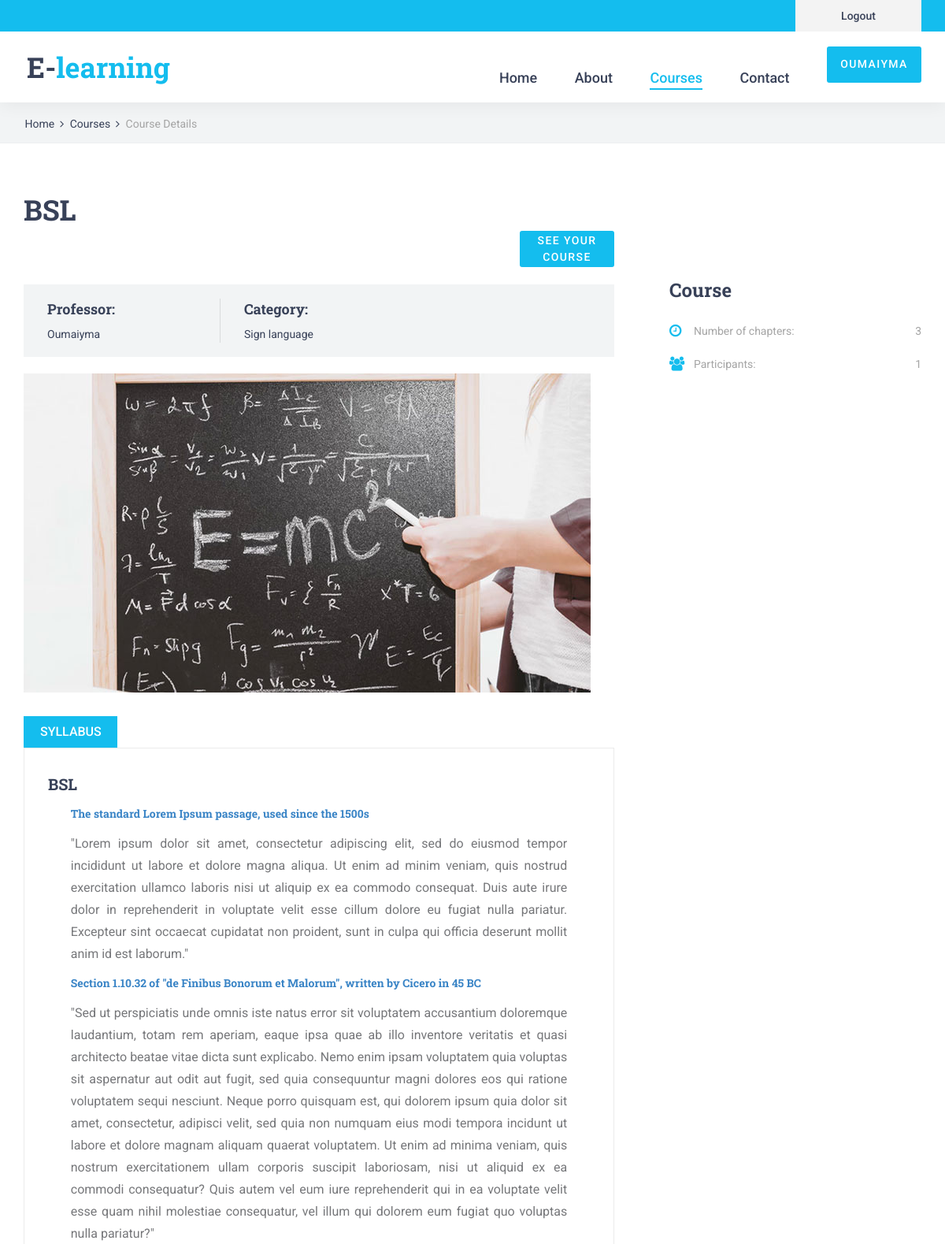
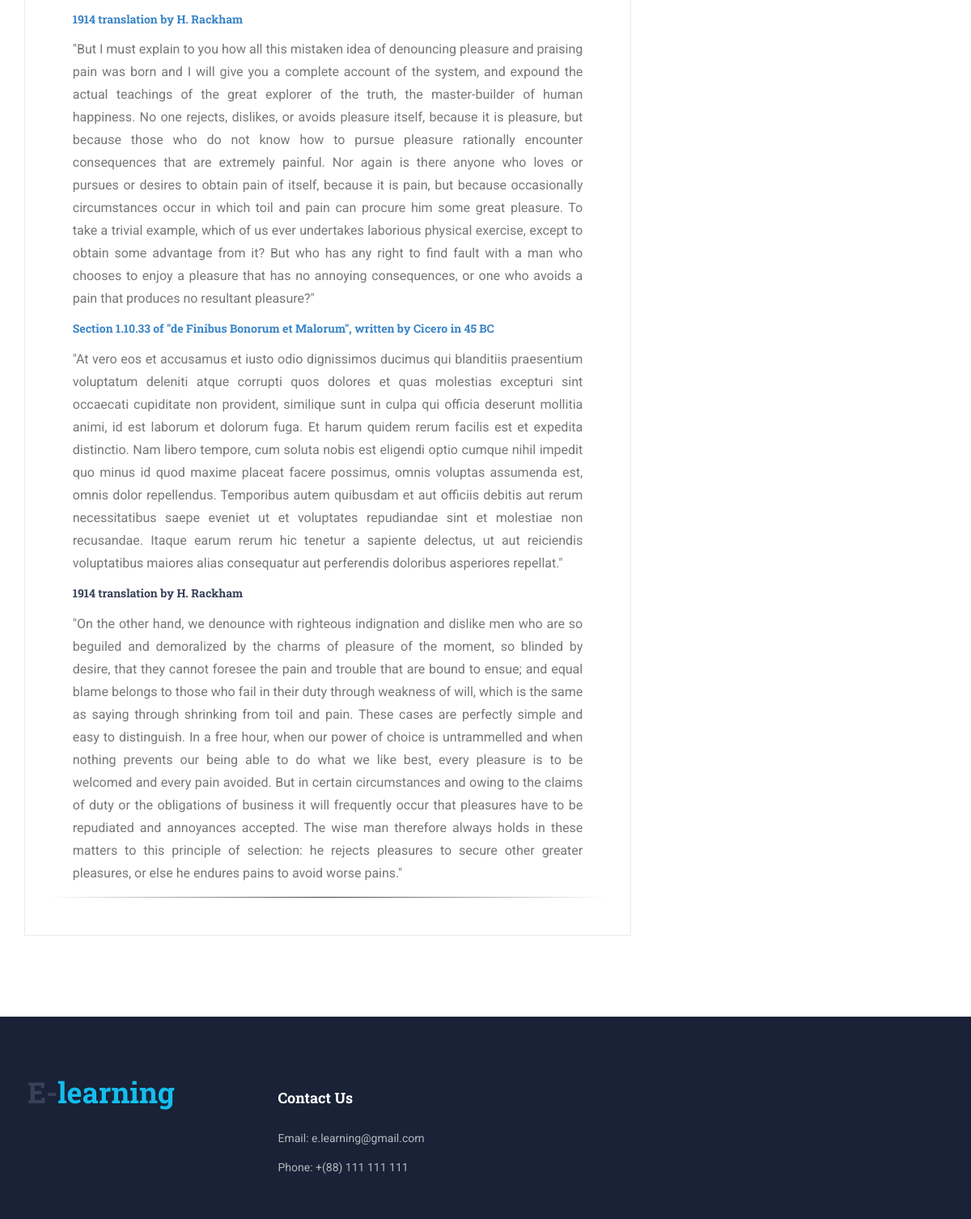
Page /Student/course/course.php?id=1 (signed in) on the committed database (2 pictures, top to bottom).
### tables this page shows
CREATE TABLE `account` (
  `id_account` int(15) NOT NULL,
  `full_name` varchar(30) DEFAULT NULL,
  `email` varchar(35) DEFAULT NULL,
  `password` varchar(11) NOT NULL,
  `date` date NOT NULL,
  `type` varchar(11) NOT NULL,
  `active` tinyint(1) NOT NULL
);

CREATE TABLE `course` (
  `id_course` int(15) NOT NULL,
  `name` varchar(60) NOT NULL,
  `description` varchar(50000) NOT NULL,
  `syllabus` mediumtext NOT NULL,
  `id_prof` int(15) NOT NULL,
  `image_course` varchar(100) NOT NULL,
  `id_category` int(11) NOT NULL,
  `active` tinyint(1) NOT NULL DEFAULT '1',
  `lunched` tinyint(1) NOT NULL DEFAULT '0',
  `release_date` date NOT NULL
);

CREATE TABLE `category` (
  `id_category` int(11) NOT NULL,
  `label_category` varchar(100) NOT NULL,
  `description` varchar(200) DEFAULT NULL,
  `active` tinyint(1) NOT NULL DEFAULT '1'
);

### Student/course/course.php (the view, shortened to what this page needs)
<?php
    include_once("../../Database/db_connection.php");
    $connected = "";
	if(isset($_SESSION["connected"])){
        $id_account = $_SESSION["id_account"];
        $connected = $_SESSION["connected"];
        $sql = "SELECT * from account where id_account = $id_account" ;
        $result = $conn->query($sql);
        while($row = $result->fetch_assoc()) {
            $id_account   = $row["id_account"];
            $full_name    = $row["full_name"];
        }
    }
?>
<!DOCTYPE html>
<html lang="en">
<head>
    <link rel="stylesheet" type="text/css" href="../styles/bootstrap4/bootstrap.min.css">
    <link href="../plugins/font-awesome-4.7.0/css/font-awesome.min.css" rel="stylesheet" type="text/css">
    <link href="../plugins/colorbox/colorbox.css" rel="stylesheet" type="text/css">
    <link rel="stylesheet" type="text/css" href="../plugins/OwlCarousel2-2.2.1/owl.carousel.css">
    <link rel="stylesheet" type="text/css" href="../plugins/OwlCarousel2-2.2.1/owl.theme.default.css">
    <link rel="stylesheet" type="text/css" href="../plugins/OwlCarousel2-2.2.1/animate.css">
    <link rel="stylesheet" type="text/css" href="../styles/home_search_button.css">
    <link rel="stylesheet" type="text/css" href="../styles/course.css">
    <link rel="stylesheet" type="text/css" href="../styles/course_responsive.css">
</head>
<body>
    <div class="super_container">
        <header class="header">
            <div class="top_bar">
                <div class="top_bar_container">
                    <div class="container">
                        <div class="row">
                            <div class="col">
                                <div class="top_bar_content d-flex flex-row align-items-center justify-content-start">
                                <?php
                                    if($connected == "connected"){
                                        echo '
                                        <div class="top_bar_login ml-auto">
                                        <div  class="login_button"><a href="../signup/logout.php">Logout</a></div>
                                        ';
                                    }else{
                                        echo '
                                        <div class="top_bar_login ml-auto">
                                        <div  class="login_button"><a href="../signup/sign_up.php">Register or Login</a></div>
                                        ';
                                    }
                                    ?>
                                </div>
                            </div>
                        </div>
                    </div>
                </div>
            </div>
            <div class="header_container">
                <div class="container">
                    <div class="row">
                        <div class="col">
                            <div class="header_content d-flex flex-row align-items-center justify-content-start">
                                <div class="logo_container">
                                    <a href="#">
                                        <div class="logo_text">E-<span>learning</span></div>
                                    </a>
                                </div>
                                <nav class="main_nav_contaner ml-auto">
                                    <ul class="main_nav">
                                        <li><a href="../index.php">Home</a></li>
                                        <li><a href="../general/about.php">About</a></li>
                                        <li class="active"><a href="course_list.php">Courses</a></li>
                                        <li><a href="../general/contact.php">Contact</a></li>
                                        <?php
                                        if($connected == "connected"){
                                        echo '
                                        <li>
                                            <button class="home_search_button">
                                                '.$full_name.'
                                                <div class="hamburger menu_mm">
                                                    <i class="glyphicon-user"></i>
                                                </div>
                                            </button>
                                        </li>
                                        ';
                                        }
                                        ?>
                                    </ul>
                                </nav>
                            </div>
                        </div>
                    </div>
                </div>
            </div>
        </header>
        <div class="home">
            <div class="breadcrumbs_container">
                <div class="container">
                    <div class="row">
                        <div class="col">
                            <div class="breadcrumbs">
                                <ul>
                                    <li><a href="../index.php">Home</a></li>
                                    <li><a href="course_list.php">Courses</a></li>
                                    <li>Course Details</li>
                                </ul>
                            </div>
                        </div>
                    </div>
                </div>
            </div>
        </div>
        <div class="course">
            <div class="container">
                <div class="row">
                    <div class="col-lg-8">
                        <?php
                        $id_course = $_GET['id'];
                        $sql = mysqli_query($conn, "SELECT * FROM course  WHERE id_course= $id_course");
                        $row_course = mysqli_fetch_array($sql);
                        $id_prof = $row_course["id_prof"];
                        $prof = mysqli_query($conn, "SELECT * from account where id_account = $id_prof");
                        $row_account = mysqli_fetch_array($prof);
                        $id_cat = $row_course["id_category"];
                        $cat = mysqli_query($conn,"SELECT * FROM category where id_category = $id_cat");
                        $row_cat = mysqli_fetch_array($cat);
                        ?>
                        <div class="course_container">
                            <div class="course_title"> <?php echo $row_course["name"] ?></div>
                            <?php
                                if($connected == "connected"){
                                    $exist = 'NO';
                                    $start = mysqli_query($conn, "SELECT * FROM course_student");
                                    while($row_start = mysqli_fetch_array($start)) {
                                        $id_stud = $row_start["id_stud"];
                                        $id_started_course = $row_start["id_course"];
                                        if($id_stud == $id_account && $id_started_course == $id_course){
                                            $exist = 'yes';
                                        }
                                    }
                                    if($exist == 'yes'){
                                        echo '
                                        <form action="follow_course.php" >
                                            <button type="submit" class="home_search_button">See your course</button>
                                        </form>
                                        ';
                                    }
                                    else{
                                        echo '
                                        <form method="Get" >
                                            <button name="startcourse" type="submit" class="home_search_button">Start</button>
                                        </form>
                                        ';
                                    }
                                }else{
                                    echo '
                                    <form action="../signup/sign_up.php">
                                        <button type="submit" class="home_search_button">Start</button>
                                    </form>
                                    ';
                                }
                            ?>
                            <div class="course_info d-flex flex-lg-row flex-column align-items-lg-center align-items-start justify-content-start">
                                <div class="course_info_item">
                                    <div class="course_info_title">Professor:</div>
                                    <div class="course_info_text"><a href="#"><?php echo $row_account["full_name"] ?></a></div>
                                </div>
                                <div class="course_info_item">
                                    <div class="course_info_title">Category:</div>
                                    <div class="course_info_text"><a href="#"><?php echo $row_cat["label_category"] ?></a></div>
                                </div>
                            </div>
                            <div class="course_image"><img src="../../Admin/images/<?php echo $row_course["image_course"] ?>" alt=""></div>
                            <div class="course_tabs_container">
                                <div class="tabs d-flex flex-row align-items-center justify-content-start">
                                    <div class="tab active">Syllabus</div>
                                </div>
                                <div class="tab_panels">
                                    <div class="tab_panel active">
                                        <div class="tab_panel_title"><?php echo $row_course["name"] ?></div>
                                        <div class="tab_panel_content">
                                            <div class="tab_panel_text">
                                                <?php echo htmlspecialchars_decode($row_course["syllabus"]) ?>
                                            </div>
                                        </div>
                                    </div>
                                </div>
                            </div>
                        </div>
                    </div>
                    <div class="col-lg-4">
                        <div class="sidebar">
                            <div class="sidebar_section">
                                <div class="sidebar_section_title">Course</div>
                                <div class="sidebar_feature">
                                    <div class="feature_list">
                                        <div class="feature d-flex flex-row align-items-center justify-content-start">
                                            <div class="feature_title"><i class="fa fa-clock-o" aria-hidden="true"></i><span>Number of chapters:</span></div>
                                            <?php
                                            $video_sql = "SELECT count(*) as count FROM `chapter` WHERE id_course = '$id_course'";
                                            $video_result = mysqli_query($conn, $video_sql);
                                            $video_row = mysqli_fetch_assoc($video_result);
                                            $videos_number = $video_row['count'];
                                            echo '<div class="feature_text ml-auto">'.$videos_number.'</div>';
                                            ?>
                                        </div>
                                        <div class="feature d-flex flex-row align-items-center justify-content-start">
                                            <div class="feature_title"><i class="fa fa-users" aria-hidden="true"></i><span>Participants:</span></div>
                                            <?php
                                            $student_sql = "SELECT count(*) as count FROM `course_student` WHERE id_course = '$id_course'";
                                            $student_result = mysqli_query($conn, $student_sql);
                                            $student_row = mysqli_fetch_assoc($student_result);
                                            $student_number = $student_row['count'];
                                            echo '<div class="feature_text ml-auto">'.$student_number.'</div>';
                                            ?>
                                        </div>
                                    </div>
                                </div>
                            </div>
                        </div>
                    </div>
                </div>
            </div>
        </div>
    </div>
</body>
</html>

### Student/styles/home_search_button.css (style rules this page uses)
.home_search_button { width: 120px; height: 46px; background: #14bdee; border: none; outline: none; border-radius: 3px; font-size: 14px; font-weight: 500; color: #FFFFFF; text-transform: uppercase; letter-spacing: 0.1em; cursor: pointer; float: right; }

### rows in the picture
account: full_name "OUMAIYMA", full_name "Oumaiyma"
course: name "BSL", image_course (picture), syllabus "The standard Lorem Ipsum passage, used since the 1500s \"Lorem ipsum dolor sit amet, consectetur adipiscing elit, sed do eiusmod tempor incididunt ut labore et dolore magna aliqua. Ut enim ad minim veniam, quis nostrud exercitation ullamco laboris nisi ut aliquip ex ea commodo consequat. Duis aute irure dolor in reprehenderit in voluptate velit esse cillum dolore eu fugiat nulla pariatur. Excepteur sint occaecat cupidatat non proident, sunt in culpa qui officia deserunt mollit anim id est laborum.\" Section 1.10.32 of \"de Finibus Bonorum et Malorum\", written by Cicero in 45 BC \"Sed ut perspiciatis unde omnis iste natus error sit voluptatem accusantium doloremque laudantium, totam rem aperiam,…"
category: label_category "Sign language"

### other values in the picture
$videos_number "3"
$student_number "1"
